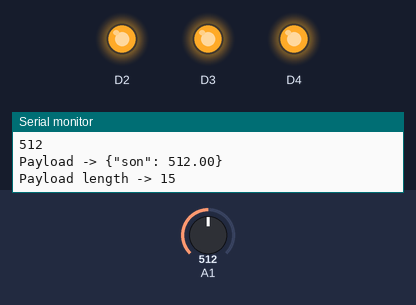
Recording of a program running on a simulated Arduino MKR. Shown: output pins drawn as LEDs (lit = HIGH), the last lines printed to the serial monitor. Inputs (shaded band) come from the test bench; at power-on: A1 = 512. WiFi joins after 1.5 s; servers stay silent unless stated; no MQTT or app messages arrive unless stated.

Above: at 12.7 s.
12.8 s: A1 set to 54
14.7 s: A1 set to 47
At 16.7 s:
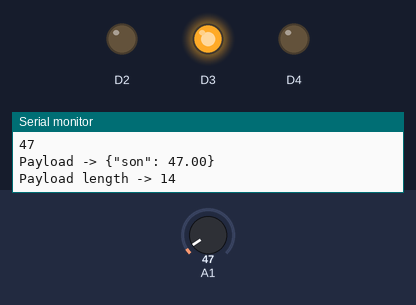
17.0 s: A1 set to 122
At 18.5 s:
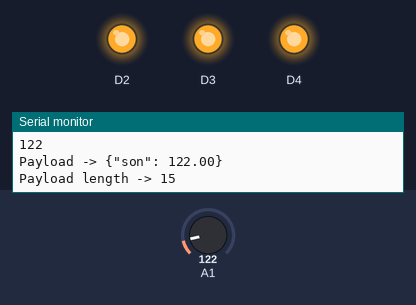
19.0 s: A1 set to 40
At 20.1 s:
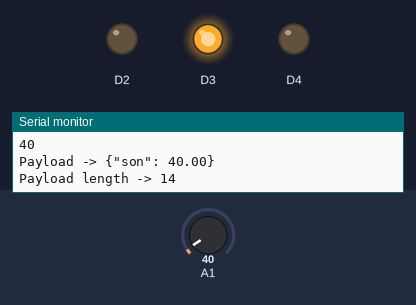
Timing chart, 0 to 22.0 s (numbered marks = the images above; inputs shaded):
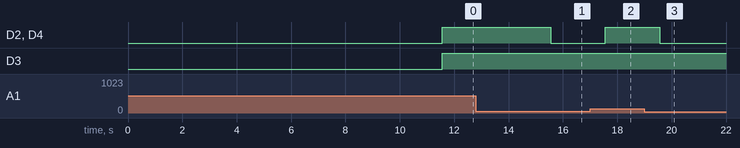

Measured:
- the behaviour switches between 51 and 50 on A1 (found by bisection; images 0 and 1)
- after the input at 14.7 s, D2, D4: HIGH → LOW after 0.86 s
- after the input at 17.0 s, D2, D4: LOW → HIGH after 0.56 s
- after the input at 19.0 s, D2, D4: HIGH → LOW after 0.57 s

The program:

main.cpp
```cpp
//https://arduino-france.site/capteur-son/


#include <Arduino.h>
#include <SPI.h>
#include <Arduino.h>
#include "WIFIConnector_MKR1000.h"
#include "MQTTConnector.h"

boolean statuslamp;

void setup() {
   Serial.begin(9600);
   pinMode(4, OUTPUT);
   pinMode(3, OUTPUT);
   pinMode(2, OUTPUT);
   pinMode(A1, INPUT);
   wifiConnect();
   MQTTConnect();
}

void loop() {

   int val1 ;
   val1 = analogRead(A1);
   Serial.println(val1, DEC);

   Serial.println(analogRead(A1));
   if(analogRead(A1) < 25) {
      digitalWrite(4, HIGH);
      digitalWrite(3, LOW);
      digitalWrite(2, LOW);
   }

   if(25 < analogRead(A1) < 50) {
      digitalWrite(4, LOW);
      digitalWrite(3, HIGH);
      digitalWrite(2, LOW);
   }

   if(analogRead(A1) > 50) {
      digitalWrite(4, HIGH);
      digitalWrite(3, HIGH);
      digitalWrite(2, HIGH);
   }


   appendPayload("son",val1);
   sendPayload();

      delay(1000);

}
```

MQTTConnector.h
```cpp
/*
  Titre      : MQTTConnector.h
  Auteur     : André Roussel
  Date       : 05/11/2021
  Description: Utilitaire de branchement a un Broker MQTT une fois une connexion établisa l'internet via WIFI, GSM, etc...
  Droits     : Reproduction permise pour usage pédagogique
  Version    : 0.0.1
*/


#include <MQTT.h>


//Constante nécessaire pour le branchement au Broker MQTT

const char MQTT_SERVER[]    = SECRET_MQTT_SERVER_IP;    // Adresse IP du broker MQTT
const int MQTT_SERVER_PORT  = SECRET_MQTT_SERVER_PORT;  // Port du broker MQTT


// Pramètre d'identification de l'objet
const char TOKEN[]        = SECRET_TOKEN;         // Token d'accès de l'objet
const char DEVICE_ID[]    = SECRET_DEVICE_ID;     // Numéro d'indentification de l'objet provenant de Thingsboard

MQTTClient ClientMQTT;      // Création d'un client MQTT pour l'échange de donnée entre l'objet IDO et le broker MQTT


String Payload ="{";      // Chaine de caractère qui contiendra le message envoyer de l'objet vers thingsboard


// Fonctionnalité de branchement utilisant le protocole MQTT

void MQTTConnect() {

  ClientMQTT.begin(MQTT_SERVER, MQTT_SERVER_PORT, ClientWIFI);

  while (!ClientMQTT.connect(DEVICE_ID, TOKEN, "")) {
    Serial.print(".");
    delay(1000);
  }

  Serial.println("\nBranché au broker MQTT!\n");

}


// Affiche la payload qui est envoyé ainsi que sa longeur


/*
  Fonctionnalité qui permet de créer la chaine de données a envoyé au broker MQTT
  Pour le moment, cette chaine ne doit pas dépassé un maximum de 100 caractère
*/

void appendPayload(String Name, float Val)
{

  if( Payload != "{")
  {
    Payload += ",";
  }

  Payload += "\"";
  Payload += Name;
  Payload += "\": ";
  Payload += Val;

}

/*
  Fonctionnalité qui permet l'envoie de la chaine de caractères sous la forme de paires
  Nom associé a la donnée, Valeur de al donnée
*/

void sendPayload()
{
  char attributes[200];
  Payload += "}";
  Payload.toCharArray(attributes, 200);
  ClientMQTT.publish("v1/devices/me/telemetry", attributes);

  Serial.print("Payload -> ");
  Serial.println(Payload);
  Serial.print("Payload length -> ");
  Serial.println(Payload.length());

  Payload="{";

}
```

Secrets.h
```cpp
/*
SSID du WIFI ainsi que le mot de passe
Modifier les paramètre WIFI pour le réseau auquels votre objets doit se brancher
*/

#define WIFI_SECRET_SSID "UNIFI_IDO1"
#define WIFI_SECRET_PASS "42Bidules!"

/*
Information nécessaire pour le branchement a un Broker MQTT
Dans le cadre du cours AIIA1013, ne modifié pas cet information
*/

#define SECRET_MQTT_SERVER_IP "198.164.130.74"
#define SECRET_MQTT_SERVER_PORT 1883

/*
Détails sur l'indentification de l'objet
Cette information provient de l'objet virtuel créer sur le serveur Thingsbord
*/

#define SECRET_TOKEN  "t1UyJAoD3cLKmeGRN2rI"
#define SECRET_DEVICE_ID "31b8de70-74c2-11ed-8fd7-e3d583114459"
```

WIFIConnector_MKR1000.h
```cpp
/*
  Titre      : WIFIConnector_MKR1000.h
  Auteur     : André Roussel
  Date       : 03/11/2021
  Description: Fonctions nécessaire pour branché un Arduino MKR1000 a un réseau WIFI
  Droits     : Reproduction permise pour usage pédagogique
  Version    : 0.0.1
*/


#include "Secrets.h"
#include <SPI.h>
#include <wifi101.h>
#include "wifiStatus.h"


const char SSID[] = WIFI_SECRET_SSID; // WiFI ssid provenant du fichier Secrets.h
const char PASS[] = WIFI_SECRET_PASS; //WiFI mot de passe provenant du fichier Secrets.h

int status = WL_IDLE_STATUS;          // Statut de la radio WIFI


WiFiClient ClientWIFI;                //Objets représantant un client se branchant a un réseau WIFI


/*
Fonction de connectivité a un réseau WIFI
*/

void wifiConnect()
{

  // Boucle de branchement au réseau WIFI.  Essaie de branchement a tout les 10 secondes jusqu'a réussite
  while (status != WL_CONNECTED)
  {
    Serial.print("Tentative de branchement au réseau: ");
    Serial.println(SSID);
    status = WiFi.begin(SSID, PASS);
    Serial.println(status);


    delay(10000);  // Délai de 10 secondes entre les tentatives de connexion
  }

  //Sortie de la boucle, alors branché au réseau SSID
  Serial.print("Maintenant branché au réseau WIFI ");
  Serial.println(SSID);

  //Impression de l'information de connexion
  printCurrentNet();
  printWifiData();

}
```

wifiStatus.h
```cpp
/*
  Titre      : wifiStatus.h
  Auteur     : Trouvé sur le WEB et référence perdu dans la brume des temps
  Date       : 03/11/2021
  Description: Fonctionnalité pour information sur le branchement
  Droits     : Reproduction permise pour usage pédagogique
  Version    : 0.0.1
*/


//  Impression de l'adresse MAC du uC

void printMacAddress(byte mac[]) {
  for (int i = 5; i >= 0; i--) {
    if (mac[i] < 16) {
      Serial.print("0");
    }
    Serial.print(mac[i], HEX);
    if (i > 0) {
      Serial.print(":");
    }
  }
  Serial.println();
}


// Obtention de l'adresse IP et MAC du uC

void printWifiData() {
  // print your board's IP address:
  IPAddress ip = WiFi.localIP();
  Serial.print("IP Address: ");
  Serial.println(ip);

  // print your MAC address:
  byte mac[6];
  WiFi.macAddress(mac);
  Serial.print("MAC address: ");
  printMacAddress(mac);
}

// Capture de l'information du réseau WIFI

void printCurrentNet() {
  // print the SSID of the network you're attached to:
  Serial.print("SSID: ");
  Serial.println(WiFi.SSID());

  // print the MAC address of the router you're attached to:
  byte bssid[6];
  WiFi.BSSID(bssid);
  Serial.print("BSSID: ");
  printMacAddress(bssid);

  // print the received signal strength:
  long rssi = WiFi.RSSI();
  Serial.print("signal strength (RSSI):");
  Serial.println(rssi);

  // print the encryption type:
  byte encryption = WiFi.encryptionType();
  Serial.print("Encryption Type:");
  Serial.println(encryption, HEX);
  Serial.println();
}
```
